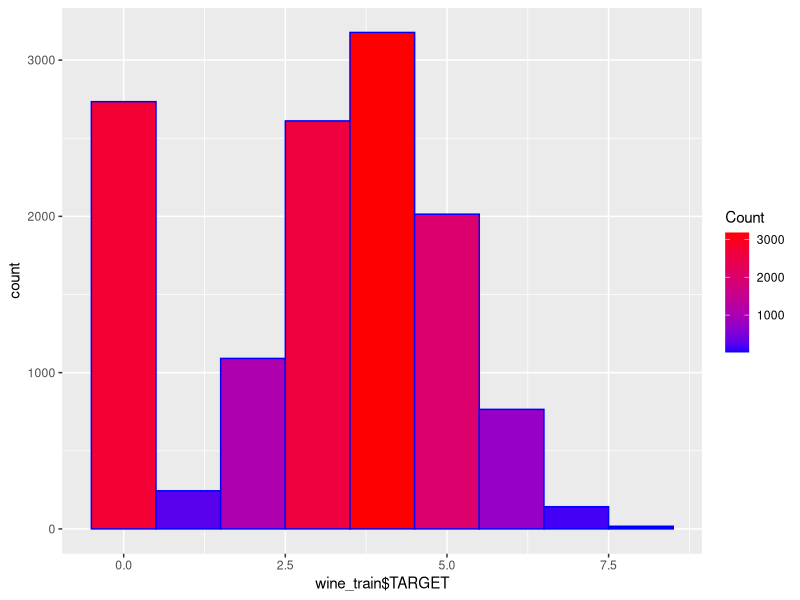
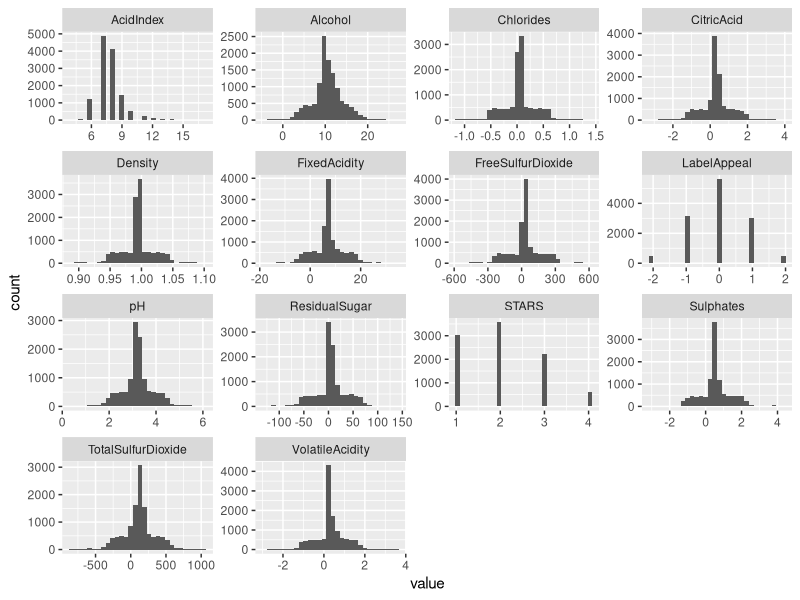
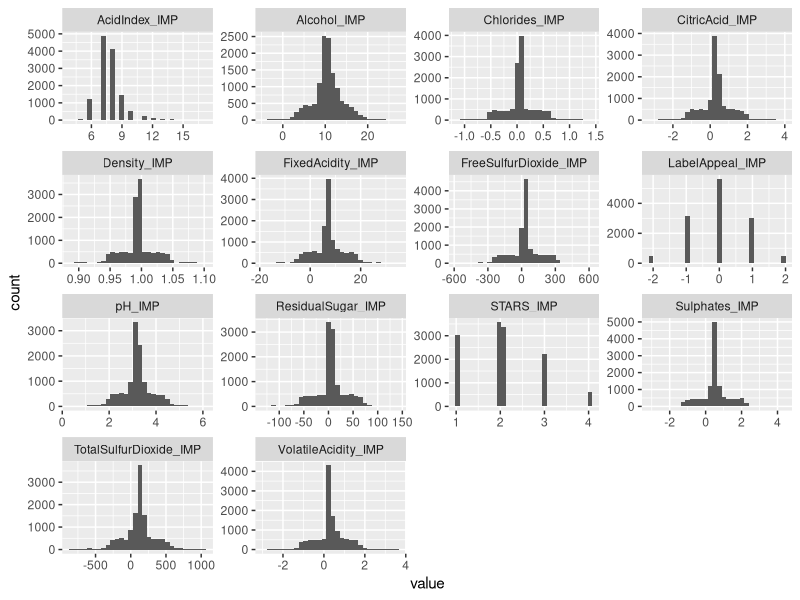
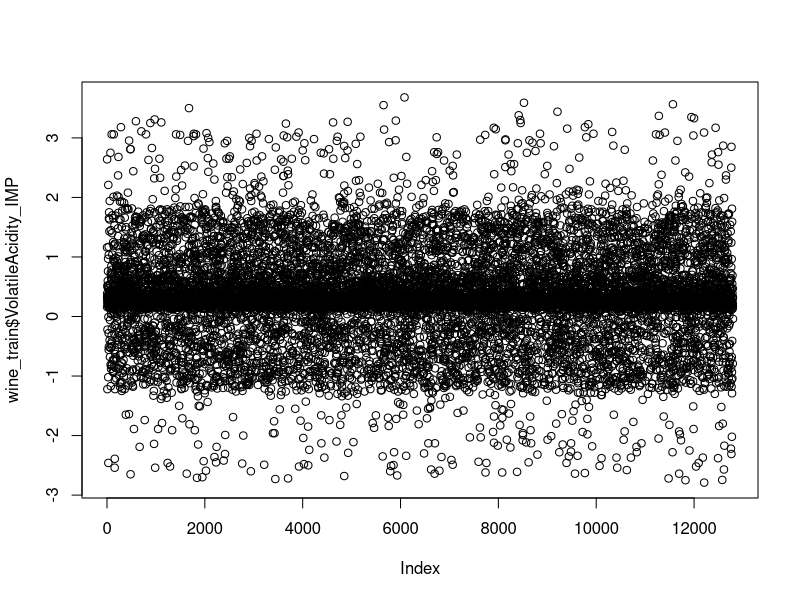
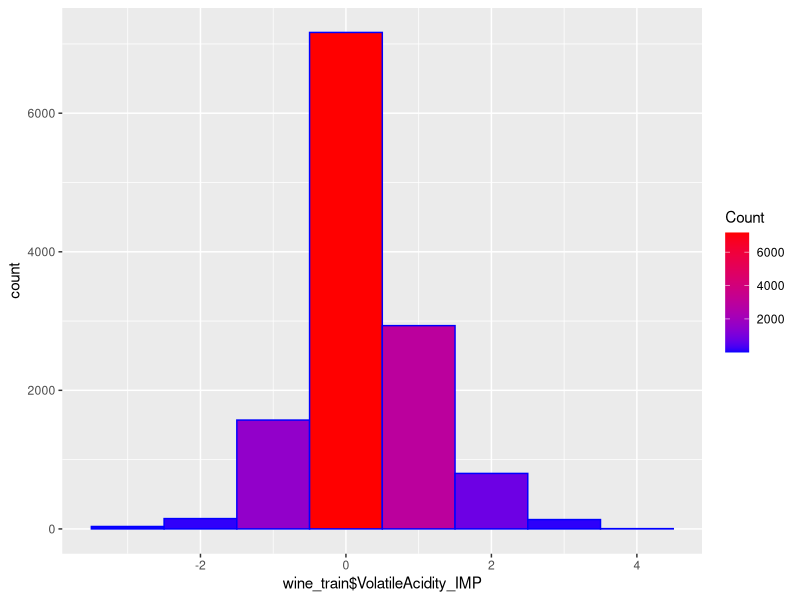
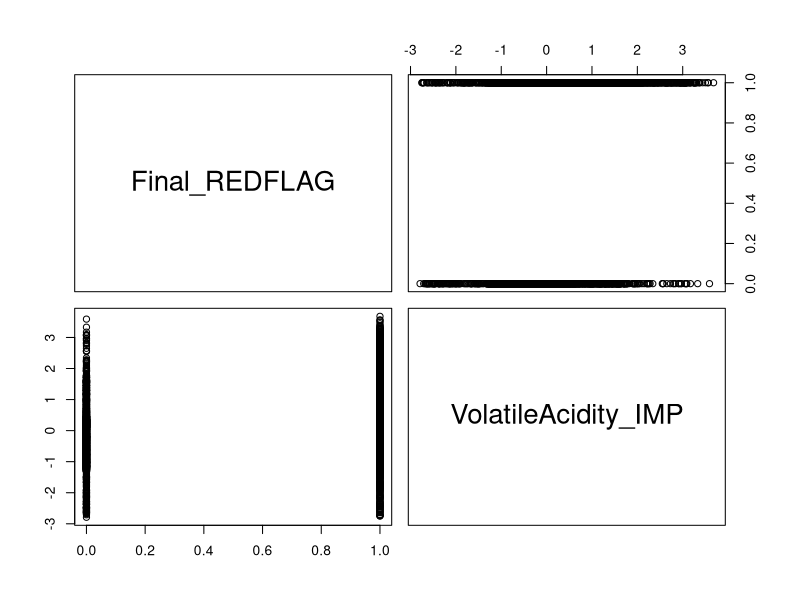
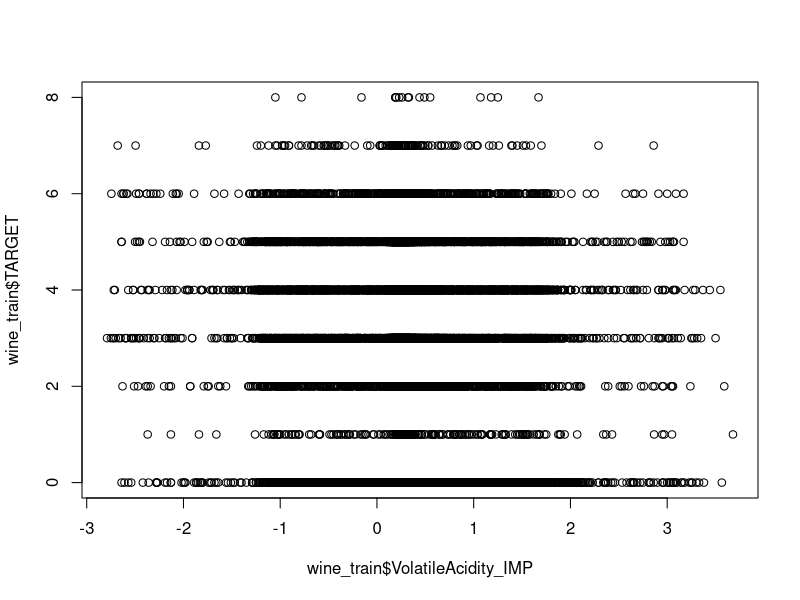

These figures' R source, in order:
######## Download appropriate packages and install them from (https://cran.r-project.org/web/packages/available_packages_by_name.html)

# This is generic code that creates a few simple models and does a few simple things with data preparation.
# It is not intended to be a "best practices" or "good model"

# Note that some of the Zero Inflated models will take a few seconds/moments to run.  Especially if you have a larger
# number of variables involved in the model.

#Read File in from your working directory
setwd("C:/Users/jmert/Documents/W&M/BUAD5122/M6")
wine_train <- read.csv("wine-training.csv")  # read csv file

#call libraries
library(ggplot2) # For graphical tools
library(MASS) # For some advanced statistics
library(pscl) # For "counting" models (e.g., Poisson and Negative Binomial)
library(tidyverse) # For general needs and functions
library(readr)
library(corrplot)
library(broom)
library(rsample)
library(caret)

#take a look at the high level characteristics of the wine data
str(wine_train) # 12795 rows with 14 predictor variables
summary(wine_train)
# variables with missing data: ResidualSugar, Chlorides, FreeSulfurDioxide, pH, Sulphates, Alcohol, STARS

#examine the target variable
ggplot(data=wine_train, aes(wine_train$TARGET)) +
  geom_histogram(binwidth =1, 
                 col="BLUE", 
                 aes(fill=..count..))+
  scale_fill_gradient("Count", low = "blue", high = "red")

# wine_clean <- na.omit(wine_train)
# cor(wine_clean[sapply(wine_clean, is.numeric)])

# look at the distribution of all variables
wine_train[3:16] %>%
  keep(is.numeric) %>%
  gather() %>%
  ggplot(aes(value)) + facet_wrap(~ key, scales='free') + geom_histogram()


#creat IMP versions of each independent variable
wine_train$FixedAcidity_IMP <- wine_train$FixedAcidity
wine_train$VolatileAcidity_IMP <- wine_train$VolatileAcidity
wine_train$CitricAcid_IMP <- wine_train$CitricAcid
wine_train$ResidualSugar_IMP <- wine_train$ResidualSugar
wine_train$Chlorides_IMP <- wine_train$Chlorides
wine_train$FreeSulfurDioxide_IMP <- wine_train$FreeSulfurDioxide
wine_train$TotalSulfurDioxide_IMP <- wine_train$TotalSulfurDioxide
wine_train$Density_IMP <- wine_train$Density
wine_train$pH_IMP <- wine_train$pH
wine_train$Sulphates_IMP <- wine_train$Sulphates
wine_train$Alcohol_IMP <- wine_train$Alcohol
wine_train$LabelAppeal_IMP <- wine_train$LabelAppeal
wine_train$AcidIndex_IMP <- wine_train$AcidIndex
wine_train$STARS_IMP <- wine_train$STARS

#replace NA's in each column with median
wine_train$FixedAcidity_IMP[which(is.na(wine_train$FixedAcidity_IMP))] <- mean(wine_train$FixedAcidity_IMP, na.rm = TRUE)
wine_train$VolatileAcidity_IMP[which(is.na(wine_train$VolatileAcidity_IMP))] <- mean(wine_train$VolatileAcidity_IMP, na.rm = TRUE)
wine_train$CitricAcid_IMP[which(is.na(wine_train$CitricAcid_IMP))] <- mean(wine_train$CitricAcid_IMP, na.rm = TRUE)
wine_train$ResidualSugar_IMP[which(is.na(wine_train$ResidualSugar_IMP))] <- mean(wine_train$ResidualSugar_IMP, na.rm = TRUE)
wine_train$Chlorides_IMP[which(is.na(wine_train$Chlorides_IMP))] <- mean(wine_train$Chlorides_IMP, na.rm = TRUE)
wine_train$FreeSulfurDioxide_IMP[which(is.na(wine_train$FreeSulfurDioxide_IMP))] <- mean(wine_train$FreeSulfurDioxide_IMP, na.rm = TRUE)
wine_train$TotalSulfurDioxide_IMP[which(is.na(wine_train$TotalSulfurDioxide_IMP))] <- mean(wine_train$TotalSulfurDioxide_IMP, na.rm = TRUE)
wine_train$Density_IMP[which(is.na(wine_train$Density_IMP))] <- mean(wine_train$Density_IMP, na.rm = TRUE)
wine_train$pH_IMP[which(is.na(wine_train$pH_IMP))] <- mean(wine_train$pH_IMP, na.rm = TRUE)
wine_train$Sulphates_IMP[which(is.na(wine_train$Sulphates_IMP))] <- mean(wine_train$Sulphates_IMP, na.rm = TRUE)
wine_train$Alcohol_IMP[which(is.na(wine_train$Alcohol_IMP))] <- mean(wine_train$Alcohol_IMP, na.rm = TRUE)
wine_train$LabelAppeal_IMP[which(is.na(wine_train$LabelAppeal_IMP))] <- mean(wine_train$LabelAppeal_IMP, na.rm = TRUE)
wine_train$AcidIndex_IMP[which(is.na(wine_train$AcidIndex_IMP))] <- mean(wine_train$AcidIndex_IMP, na.rm = TRUE)
wine_train$STARS_IMP[which(is.na(wine_train$STARS_IMP))] <- mean(wine_train$STARS_IMP, na.rm = TRUE)

wine_train[17:30] %>%
  keep(is.numeric) %>%
  gather() %>%
  ggplot(aes(value)) + facet_wrap(~ key, scales='free') + geom_histogram()

#flag NA values with new field
#first, create new field
#second, replace NA's with 1 else 0

wine_train$ResidualSugar_IMP_Flag <- wine_train$ResidualSugar
wine_train$Chlorides_IMP_Flag <- wine_train$Chlorides
wine_train$FreeSulfurDioxide_IMP_Flag <- wine_train$FreeSulfurDioxide
wine_train$TotalSulfurDioxide_IMP_Flag <- wine_train$TotalSulfurDioxide
wine_train$pH_IMP_Flag <- wine_train$pH
wine_train$Sulphates_IMP_Flag <- wine_train$Sulphates
wine_train$Alcohol_IMP_Flag <- wine_train$Alcohol
wine_train$STARS_IMP_Flag <- wine_train$STARS


#NEW BINARY FIELDS TO SHOW na's
wine_train$ResidualSugar_IMP_Flag <- ifelse(is.na(wine_train$ResidualSugar_IMP_Flag)==TRUE, 1, 0)
wine_train$Chlorides_IMP_Flag <- ifelse(is.na(wine_train$Chlorides_IMP_Flag)==TRUE, 1, 0)
wine_train$FreeSulfurDioxide_IMP_Flag <- ifelse(is.na(wine_train$FreeSulfurDioxide_IMP_Flag)==TRUE, 1, 0)
wine_train$TotalSulfurDioxide_IMP_Flag <- ifelse(is.na(wine_train$TotalSulfurDioxide_IMP_Flag)==TRUE, 1, 0)
wine_train$pH_IMP_Flag <- ifelse(is.na(wine_train$pH_IMP_Flag)==TRUE, 1, 0)
wine_train$Sulphates_IMP_Flag <- ifelse(is.na(wine_train$Sulphates_IMP_Flag)==TRUE, 1, 0)
wine_train$Alcohol_IMP_Flag <- ifelse(is.na(wine_train$Alcohol_IMP_Flag)==TRUE, 1, 0)
wine_train$STARS_IMP_Flag <- ifelse(is.na(wine_train$STARS_IMP_Flag)==TRUE, 1, 0) #LOOK FOR MISSING STAR OBSERVATIONS


#Is it possible to distinguish red vs white wines by the chemical property makeup?
plot(wine_train$VolatileAcidity_IMP)

#A better way to visualize volatile acidity
ggplot(data=wine_train, aes(wine_train$VolatileAcidity_IMP)) +
  geom_histogram(binwidth =1, 
                 col="BLUE", 
                 aes(fill=..count..))+
  scale_fill_gradient("Count", low = "blue", high = "red")

summary(wine_train$VolatileAcidity_IMP)

#make new indicator that indicates red vs white based on volatile acidity
wine_train$VolatileAcidity_IMP_REDFLAG <- ifelse(wine_train$VolatileAcidity_IMP > mean(wine_train$VolatileAcidity_IMP), 1, 0)
wine_train$ResidualSugar_IMP_REDFLAG <- ifelse(wine_train$ResidualSugar_IMP < mean(wine_train$ResidualSugar_IMP), 1, 0)
wine_train$TotalSulfurDioxide_IMP_REDFLAG <- ifelse(wine_train$TotalSulfurDioxide_IMP < mean(wine_train$TotalSulfurDioxide_IMP), 1, 0)
wine_train$Density_IMP_REDFLAG <- ifelse(wine_train$Density_IMP > mean(wine_train$Density_IMP), 1, 0)
wine_train$TallyUp <- wine_train$VolatileAcidity_IMP_REDFLAG + wine_train$ResidualSugar_IMP_REDFLAG + wine_train$TotalSulfurDioxide_IMP_REDFLAG + wine_train$Density_IMP_REDFLAG
wine_train$Final_REDFLAG <- ifelse(wine_train$TallyUp > mean(wine_train$TallyUp), 1, 0)

pairs(wine_train[, c("Final_REDFLAG", "VolatileAcidity_IMP")])

plot(wine_train$VolatileAcidity_IMP, wine_train$TARGET)

#Add Target Flag for 0 sale scenarios
wine_train$TARGET_Flag <- ifelse(wine_train$TARGET >0, 1, 0)
wine_train$TARGET_AMT <- wine_train$TARGET - 1
wine_train$TARGET_AMT <- ifelse(wine_train$TARGET_Flag == 0, NA, wine_train$TARGET-1)

# # train/test split on training data
# set.seed(1)
# data <- wine_train %>% mutate_if(is.ordered,factor,ordered=FALSE)
# data_split <- initial_split(data=data,prop=.8)
# data_train <- training(data_split)
# data_test <- testing(data_split)

#######################################################
#######################################################
## FIRST MODEL ... REGULAR LINEAR REGRESSION MODEL#####
lm_fit <- lm(TARGET~ Chlorides_IMP + FreeSulfurDioxide_IMP + Density_IMP
             + Sulphates_IMP + Alcohol_IMP + LabelAppeal_IMP + AcidIndex_IMP
             + STARS_IMP_Flag + VolatileAcidity_IMP_REDFLAG + ResidualSugar_IMP_REDFLAG + TotalSulfurDioxide_IMP_REDFLAG
             + Density_IMP_REDFLAG + Final_REDFLAG , data = wine_train)
summary(lm_fit)
glance(lm_fit)
RMSE(lm_fit$fitted.values, wine_train$TARGET)
# R2: .457
# RMSE: 1.4183
# AIC: 45284
# BIC: 45396

wine_train$fittedLM <-lm_fit$fitted.values

##########################################################################################
##########################################################################################
## SECOND MODEL ... REGULAR LINEAR REGRESSION MODEL USING STEPWISE VARIABLE SELECTION (AIC)
##########################################################################################

train_control <- trainControl(method='cv', number=10)

lm_fit_stepwise <- train(TARGET ~ . + LabelAppeal_IMP:STARS_IMP + AcidIndex_IMP:pH_IMP + ResidualSugar_IMP:AcidIndex_IMP,
                         method='lmStepAIC', trControl = train_control, data=wine_train[c(2,17:44)])

lm_fit_stepwise
lm_fit_stepwise$finalModel
summary(lm_fit_stepwise)
# R2: .5432
# RMSE: 1.302


wine_train$fittedLMStepwise <-fitted(lm_fit_stepwise)

##########################################################################################
##########################################################################################
## THIRD MODEL ... POISSON################################################################
##########################################################################################

train_control <- trainControl(method='repeatedcv', number=10, repeats=3)

poisson_model <- train(TARGET ~ ResidualSugar_IMP + Chlorides_IMP + FreeSulfurDioxide_IMP +
    Density_IMP + Sulphates_IMP + Alcohol_IMP + LabelAppeal_IMP +
    AcidIndex_IMP + STARS_IMP + pH_IMP_Flag + STARS_IMP_Flag +
    VolatileAcidity_IMP_REDFLAG + ResidualSugar_IMP_REDFLAG +
    TotalSulfurDioxide_IMP_REDFLAG + Density_IMP_REDFLAG + Final_REDFLAG +
    LabelAppeal_IMP:STARS_IMP + pH_IMP:AcidIndex_IMP,
                       trControl = train_control, method='glm',family=poisson(link="log"), data=wine_train[c(2,17:44)])
poisson_model
summary(poisson_model)
# R2: .5363
# RMSE: 1.312
# AIC: 45626

wine_train$poisson_yhat <- predict(poisson_model, newdata = wine_train,type='raw')


##########################################################################################
##########################################################################################
## FOURTH MODEL ... NEGATIVE BINOMIAL DISTRIBUTION########################################
##########################################################################################

train_control <- trainControl(method='cv', number=10)

NBR_Model<-train(TARGET ~ ResidualSugar_IMP + Chlorides_IMP + FreeSulfurDioxide_IMP +
    Density_IMP + Sulphates_IMP + Alcohol_IMP + LabelAppeal_IMP +
    AcidIndex_IMP + STARS_IMP + pH_IMP_Flag + STARS_IMP_Flag +
    VolatileAcidity_IMP_REDFLAG + ResidualSugar_IMP_REDFLAG +
    TotalSulfurDioxide_IMP_REDFLAG + Density_IMP_REDFLAG + Final_REDFLAG +
    LabelAppeal_IMP:STARS_IMP + pH_IMP:AcidIndex_IMP, trControl = train_control, method='glm.nb', data=wine_train[c(2,17:44)])
NBR_Model
summary(NBR_Model)

# R2: .5364
# RMSE: 1.312
# AIC: 45629

wine_train$NBRphat <- predict(NBR_Model, newdata = wine_train, type = "raw")



##########################################################################################
##########################################################################################
## FIFTH MODEL ... ZERO INFLATED POISSON (ZIP)############################################
##########################################################################################

ZIP_Model<-zeroinfl(TARGET ~ ResidualSugar_IMP + FreeSulfurDioxide_IMP +
    Density_IMP + Sulphates_IMP + Alcohol_IMP + LabelAppeal_IMP +
    AcidIndex_IMP + STARS_IMP + pH_IMP_Flag + STARS_IMP_Flag +
    VolatileAcidity_IMP_REDFLAG + ResidualSugar_IMP_REDFLAG +
    TotalSulfurDioxide_IMP_REDFLAG + Density_IMP_REDFLAG + pH_IMP:AcidIndex_IMP,
                    data=wine_train)

summary(ZIP_Model)
AIC(ZIP_Model)
BIC(ZIP_Model)
1-(sum(ZIP_Model$residuals^2)/sum((ZIP_Model$y - mean(wine_train$TARGET))^2))
RMSE(ZIP_Model$fitted.values, wine_train$TARGET)
# R2: .5718
# RMSE: 1.2604
# AIC: 40708
# BIC: 40947
# plot(residuals(ZIP_Model) ~ fitted(ZIP_Model))

wine_train$ZIPphat <- predict(ZIP_Model, newdata = wine_train, type = "response")


##########################################################################################
##########################################################################################
## 6TH MODEL ... ZERO INFLATED NEGATIVE BINOMIAL REGRESSION (ZINB)########################
##########################################################################################

ZINB_Model<-zeroinfl(TARGET ~ ResidualSugar_IMP + FreeSulfurDioxide_IMP +
    Density_IMP + Sulphates_IMP + Alcohol_IMP + LabelAppeal_IMP +
    AcidIndex_IMP + STARS_IMP + pH_IMP_Flag + STARS_IMP_Flag +
    VolatileAcidity_IMP_REDFLAG + ResidualSugar_IMP_REDFLAG +
    TotalSulfurDioxide_IMP_REDFLAG + Density_IMP_REDFLAG + pH_IMP:AcidIndex_IMP,
                     data=wine_train, dist = "negbin")
summary(ZINB_Model)
AIC(ZINB_Model)
BIC(ZINB_Model)
1-(sum(ZINB_Model$residuals^2)/sum((ZINB_Model$y - mean(wine_train$TARGET))^2))
RMSE(ZINB_Model$fitted.values, wine_train$TARGET)
# R2: .5718
# RMSE: 1.2604
# AIC: 40710
# BIC: 40956

wine_train$ZINBphat <- predict(ZINB_Model, newdata = wine_train, type = "response")

#what type of dispersion does sample have?
mean(wine_train$TARGET)
var(wine_train$TARGET)



###################################################################################################################
###################################################################################################################
###################################################################################################################
###################################################################################################################
###################################################################################################################
# Everything below could be a "stand alone" scoring program, in its separate file

#Read File in from your working directory
wine_test <- read.csv("wine-test.csv")  # read csv file

wine_test$INDEX <- as.factor(wine_test$INDEX)
wine_test$TARGET <- as.factor(wine_test$TARGET)

#creat IMP versions of each independent variable (wine_test)
wine_test$FixedAcidity_IMP <- wine_test$FixedAcidity
wine_test$VolatileAcidity_IMP <- wine_test$VolatileAcidity
wine_test$CitricAcid_IMP <- wine_test$CitricAcid
wine_test$ResidualSugar_IMP <- wine_test$ResidualSugar
wine_test$Chlorides_IMP <- wine_test$Chlorides
wine_test$FreeSulfurDioxide_IMP <- wine_test$FreeSulfurDioxide
wine_test$TotalSulfurDioxide_IMP <- wine_test$TotalSulfurDioxide
wine_test$Density_IMP <- wine_test$Density
wine_test$pH_IMP <- wine_test$pH
wine_test$Sulphates_IMP <- wine_test$Sulphates
wine_test$Alcohol_IMP <- wine_test$Alcohol
wine_test$LabelAppeal_IMP <- wine_test$LabelAppeal
wine_test$AcidIndex_IMP <- wine_test$AcidIndex
wine_test$STARS_IMP <- wine_test$STARS

#replace NA's in each column with median since regression approach is not showing any value (wine_test)
wine_test$FixedAcidity_IMP[which(is.na(wine_test$FixedAcidity_IMP))] <- mean(wine_test$FixedAcidity_IMP,na.rm = TRUE)
wine_test$VolatileAcidity_IMP[which(is.na(wine_test$VolatileAcidity_IMP))] <- mean(wine_test$VolatileAcidity_IMP,na.rm = TRUE)
wine_test$CitricAcid_IMP[which(is.na(wine_test$CitricAcid_IMP))] <- mean(wine_test$CitricAcid_IMP,na.rm = TRUE)
wine_test$ResidualSugar_IMP[which(is.na(wine_test$ResidualSugar_IMP))] <- mean(wine_test$ResidualSugar_IMP,na.rm = TRUE)
wine_test$Chlorides_IMP[which(is.na(wine_test$Chlorides_IMP))] <- mean(wine_test$Chlorides_IMP,na.rm = TRUE)
wine_test$FreeSulfurDioxide_IMP[which(is.na(wine_test$FreeSulfurDioxide_IMP))] <- mean(wine_test$FreeSulfurDioxide_IMP,na.rm = TRUE)
wine_test$TotalSulfurDioxide_IMP[which(is.na(wine_test$TotalSulfurDioxide_IMP))] <- mean(wine_test$TotalSulfurDioxide_IMP,na.rm = TRUE)
wine_test$Density_IMP[which(is.na(wine_test$Density_IMP))] <- mean(wine_test$Density_IMP,na.rm = TRUE)
wine_test$pH_IMP[which(is.na(wine_test$pH_IMP))] <- mean(wine_test$pH_IMP,na.rm = TRUE)
wine_test$Sulphates_IMP[which(is.na(wine_test$Sulphates_IMP))] <- mean(wine_test$Sulphates_IMP,na.rm = TRUE)
wine_test$Alcohol_IMP[which(is.na(wine_test$Alcohol_IMP))] <- mean(wine_test$Alcohol_IMP,na.rm = TRUE)
wine_test$LabelAppeal_IMP[which(is.na(wine_test$LabelAppeal_IMP))] <- mean(wine_test$LabelAppeal_IMP,na.rm = TRUE)
wine_test$AcidIndex_IMP[which(is.na(wine_test$AcidIndex_IMP))] <- mean(wine_test$AcidIndex_IMP,na.rm = TRUE)
wine_test$STARS_IMP[which(is.na(wine_test$STARS_IMP))] <- mean(wine_test$STARS_IMP,na.rm = TRUE)

#flag NA values with new field...first, create new field...second, replace NA's with 1 else 0 (wine_test)
wine_test$ResidualSugar_IMP_Flag <- wine_test$ResidualSugar
wine_test$Chlorides_IMP_Flag <- wine_test$Chlorides
wine_test$FreeSulfurDioxide_IMP_Flag <- wine_test$FreeSulfurDioxide
wine_test$TotalSulfurDioxide_IMP_Flag <- wine_test$TotalSulfurDioxide
wine_test$pH_IMP_Flag <- wine_test$pH
wine_test$Sulphates_IMP_Flag <- wine_test$Sulphates
wine_test$Alcohol_IMP_Flag <- wine_test$Alcohol
wine_test$STARS_IMP_Flag <- wine_test$STARS

#NEW BINARY FIELDS TO SHOW na's (wine_test)
wine_test$ResidualSugar_IMP_Flag <- ifelse(is.na(wine_test$ResidualSugar_IMP_Flag)==TRUE, 1,0) 
wine_test$Chlorides_IMP_Flag <- ifelse(is.na(wine_test$Chlorides_IMP_Flag)==TRUE, 1,0)
wine_test$FreeSulfurDioxide_IMP_Flag <- ifelse(is.na(wine_test$FreeSulfurDioxide_IMP_Flag)==TRUE, 1,0)
wine_test$TotalSulfurDioxide_IMP_Flag <- ifelse(is.na(wine_test$TotalSulfurDioxide_IMP_Flag)==TRUE, 1,0)
wine_test$pH_IMP_Flag <- ifelse(is.na(wine_test$pH_IMP_Flag)==TRUE, 1,0)
wine_test$Sulphates_IMP_Flag <- ifelse(is.na(wine_test$Sulphates_IMP_Flag)==TRUE, 1,0)
wine_test$Alcohol_IMP_Flag <- ifelse(is.na(wine_test$Alcohol_IMP_Flag)==TRUE, 1,0)
wine_test$STARS_IMP_Flag <- ifelse(is.na(wine_test$STARS_IMP_Flag)==TRUE, 1,0) #LOOK FOR MISSING STAR OBSERVATIONS

#make new indicator that indicates red vs white based on volatile acidity (wine_test)
wine_test$VolatileAcidity_IMP_REDFLAG <- ifelse(wine_test$VolatileAcidity_IMP > mean(wine_test$VolatileAcidity_IMP),1,0)
wine_test$ResidualSugar_IMP_REDFLAG <- ifelse(wine_test$ResidualSugar_IMP < mean(wine_test$ResidualSugar_IMP),1,0)
wine_test$TotalSulfurDioxide_IMP_REDFLAG <- ifelse(wine_test$TotalSulfurDioxide_IMP < mean(wine_test$TotalSulfurDioxide_IMP),1,0)
wine_test$Density_IMP_REDFLAG <- ifelse(wine_test$Density_IMP > mean(wine_test$Density_IMP),1,0)
wine_test$TallyUp <- wine_test$VolatileAcidity_IMP_REDFLAG + wine_test$ResidualSugar_IMP_REDFLAG + wine_test$TotalSulfurDioxide_IMP_REDFLAG + wine_test$Density_IMP_REDFLAG
wine_test$Final_REDFLAG <- ifelse(wine_test$TallyUp > mean(wine_test$TallyUp),1,0)

#Add Target Flag for 0 sale scenarios (wine_test)
wine_test$TARGET_Flag <- ifelse(wine_test$TARGET >0,1,0)
wine_test$TARGET_AMT <- wine_test$TARGET - 1
wine_test$TARGET_AMT <- ifelse(wine_test$TARGET_Flag == 0,NA,wine_test$TARGET-1)

# Again, double-checking to make sure we don't have any NA's in our Test Data Set
summary(wine_test)

##########################################################################################
##########################################################################################
## CHAMPION MODEL ... Zero-Inflated Poisson #########################################
##########################################################################################

summary(ZIP_Model)


wine_test$TARGET <- predict(ZIP_Model, newdata = wine_test, type = "response")

summary(wine_test)


# Scored Data File
scores <- wine_test[c("INDEX","TARGET")]
write.csv(scores, file = "merten_m6_final.csv")
